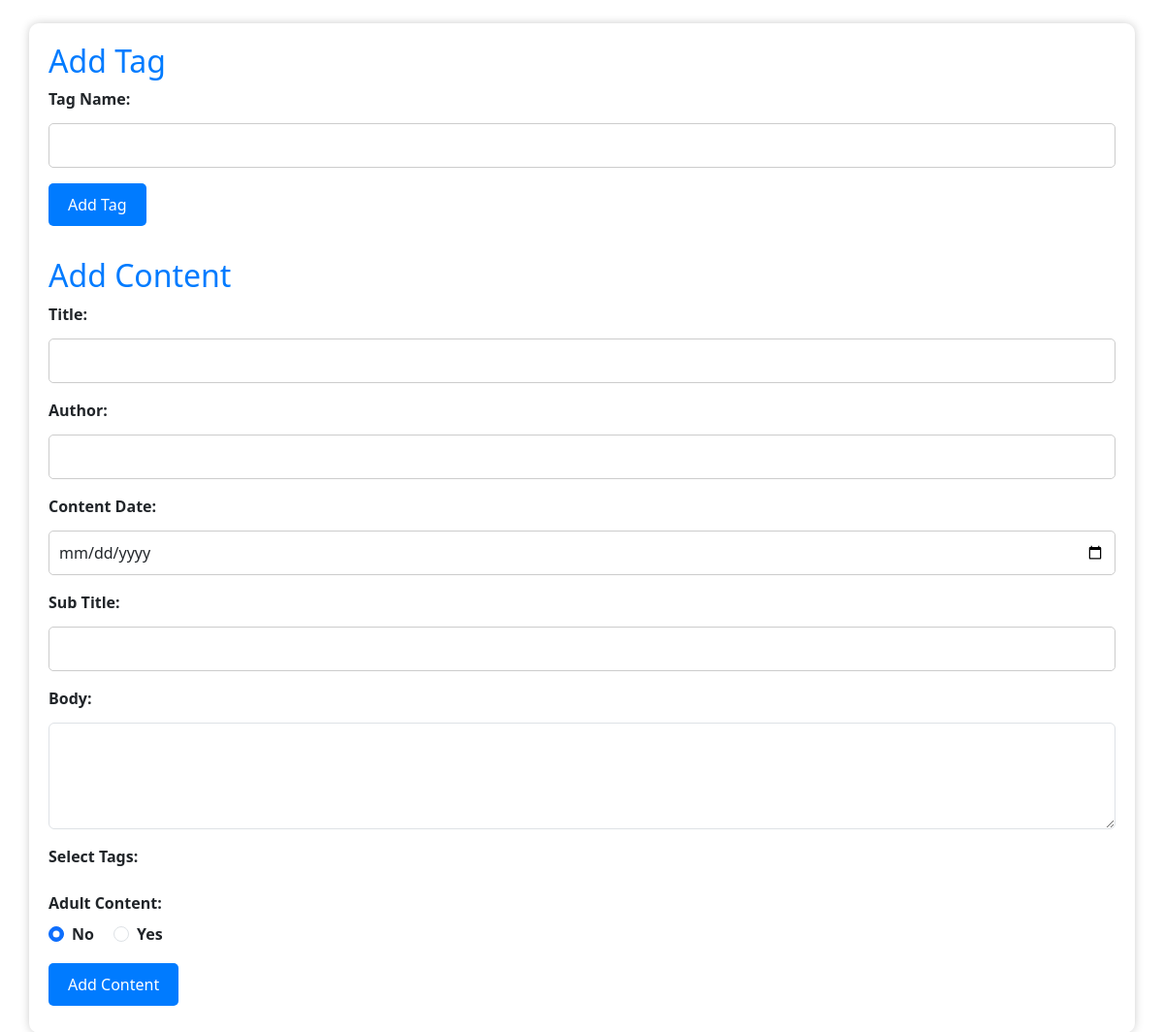
The page /mannagment/addContent.php on the database as committed earlier.
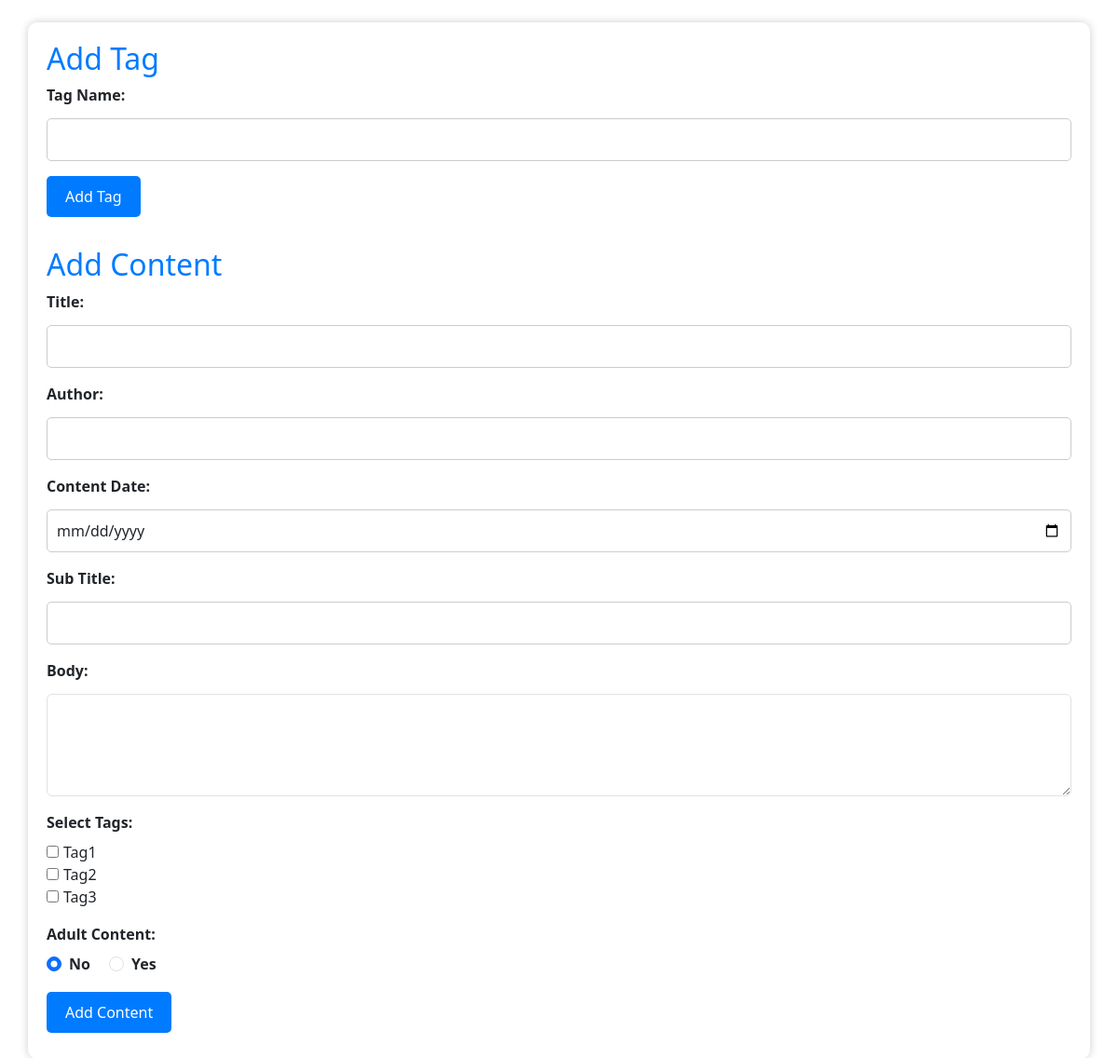
The same page on the database as committed later.
### tables this page shows
CREATE TABLE `tag` (
    `tag_id` INT PRIMARY KEY AUTO_INCREMENT,
    `name` VARCHAR(50) NOT NULL,
    popularity_points INT DEFAULT 0
  );

### mannagment/addContent.php (the view, shortened to what this page needs)
<?php
require_once('dbConnection.php');
?>
<!DOCTYPE html>
<html>
<head>
    <link href="https://cdn.jsdelivr.net/npm/bootstrap@5.3.0/dist/css/bootstrap.min.css" rel="stylesheet">
</head>
<body class="container mt-4">
<h2>Add Tag</h2>
    <form method="post" class="form-label">
        <div class="mb-3">
            <label for="tag_name" class="form-label">Tag Name:</label>
            <input type="text" name="tag_name" class="form-control" required>
        </div>
        <input type="submit" name="add_tag" value="Add Tag" class="btn btn-primary">
    </form><br>
    <h2>Add Content</h2>
    <form method="post" class="form-label">
        <div class="mb-3">
            <label for="title" class="form-label">Title:</label>
            <input type="text" name="title" class="form-control" required>
        </div>
        <div class="mb-3">
            <label for="author" class="form-label">Author:</label>
            <input type="text" name="author" class="form-control" required>
        </div>
        <div class="mb-3">
            <label for="content_date" class="form-label">Content Date:</label>
            <input type="date" name="content_date" class="form-control">
        </div>
        <div class="mb-3">
            <label for="sub_title" class="form-label">Sub Title:</label>
            <input type="text" name="sub_title" class="form-control">
        </div>
        <div class="mb-3">
            <label for="body" class="form-label">Body:</label>
            <textarea name="body" rows="4" class="form-control" required></textarea>
        </div>
        <div class="mb-3">
            <label for="tag_ids" class="form-label">Select Tags:</label><br>
            <?php
            $tag_sql = "SELECT tag_id, name FROM tag";
            $tag_result = $conn->query($tag_sql);
            while ($tag_row = $tag_result->fetch_assoc()) {
                echo '<input type="checkbox" name="tag_ids[]" value="' . $tag_row["tag_id"] . '">' . $tag_row["name"] . '<br>';
            }
            ?>
        </div>
        <div class="mb-3">
            <label for="adult_tag" class="form-label">Adult Content:</label><br>
            <div class="form-check form-check-inline">
                <input class="form-check-input" type="radio" name="adult_tag" id="adult_tag_0" value="0" checked>
                <label class="form-check-label" for="adult_tag_0">No</label>
            </div>
            <div class="form-check form-check-inline">
                <input class="form-check-input" type="radio" name="adult_tag" id="adult_tag_1" value="1">
                <label class="form-check-label" for="adult_tag_1">Yes</label>
            </div>
        </div>
        <input type="submit" name="add_content" value="Add Content" class="btn btn-primary">
    </form>

Rows that differ between the two databases and show on the page:
added tag: name "Tag1"
added tag: name "Tag2"
added tag: name "Tag3"
